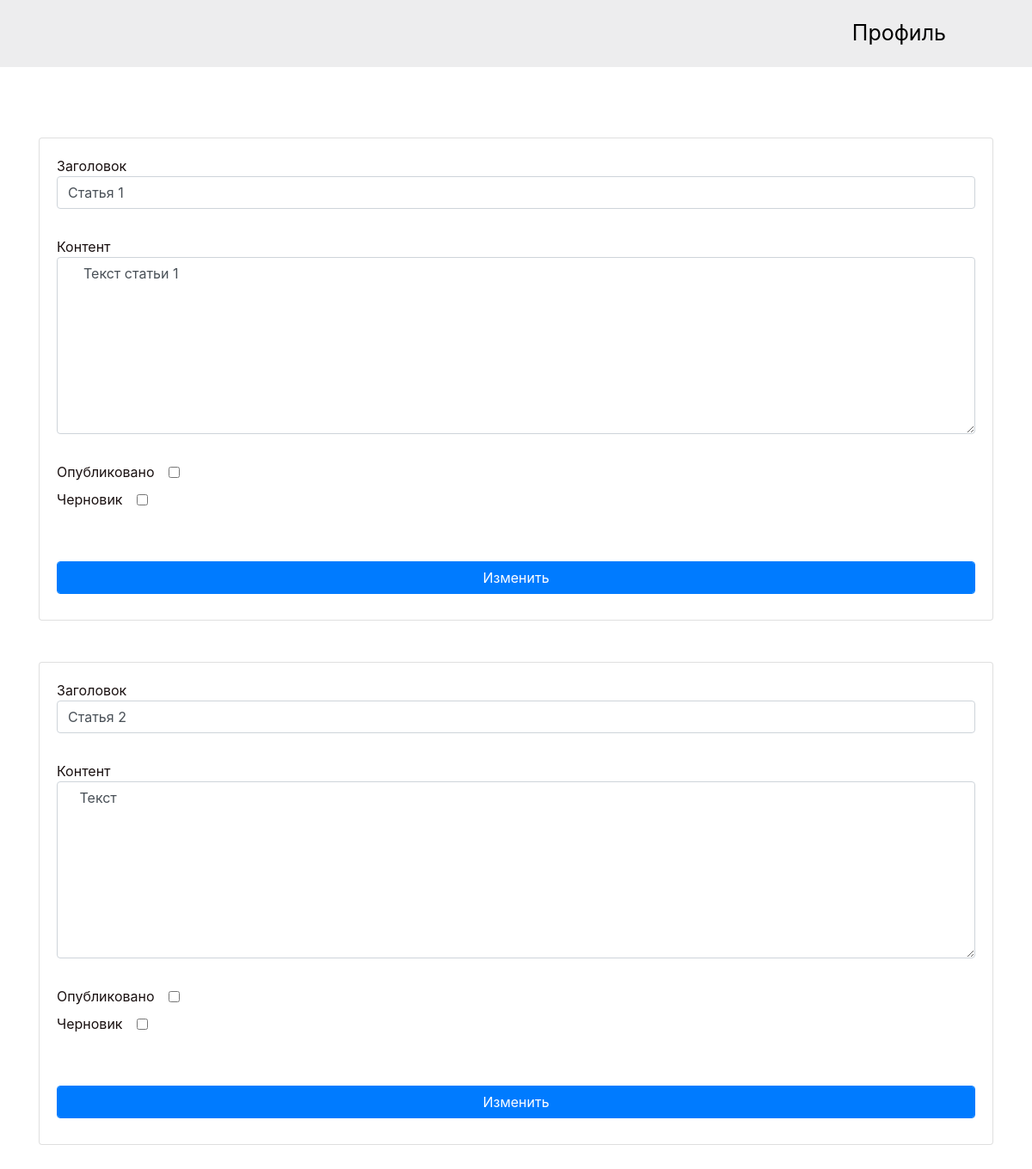
Screenshot of /update_status (signed in) with the database file from the repository.
### tables this page shows
CREATE TABLE posts (
    id INTEGER PRIMARY KEY AUTOINCREMENT,
    created TIMESTAMP NOT NULL DEFAULT CURRENT_TIMESTAMP,
    title TEXT NOT NULL,
    content TEXT NOT NULL,
    status TEXT DEFAULT draft,
    author TEXT NOT NULL
);

### app.py (the view, shortened to what this page needs)
@app.route("/update_status", methods=["POST", "GET"])
@login_required
def updateStatus():
    tmp = None
    menu = None
    if int(current_user.get_admin()) == 1:
        tmp = 'admin.html'
        menu = dbase.getJSON()
    else:
        tmp = 'error_admin.html'
    return render_template(tmp, menu=menu)

### DataBase.py (called while the page is built)
    def getJSON(self):
        sql = '''SELECT * FROM posts'''
        try:
            self.__cur.execute(sql)
            res = self.__cur.fetchall()
            if res:
                blocks_list = [dict(ix) for ix in res]
                return blocks_list
        except:
            return False
        return []

    def getUser(self, user_id):
        try:
            self.__cur.execute(
                f"SELECT * FROM users WHERE id = {user_id} LIMIT 1")
            res = self.__cur.fetchone()
            if not res:
                print("Пользователь не найден")
                return False
            return res
        except sqlite3.Error as e:
            print("Ошибка получения из БД "+str(e))
        return False

### UserLogin.py (called while the page is built)
    def fromDB(self, user_id, db):
        self.__user = db.getUser(user_id)
        return self

    def get_admin(self):
        return str(self.__user['is_admin'])

### app.py (called while the page is built)
@app.before_request
def before_request():
    global dbase
    db = get_db()
    dbase = DataBase(db)

@login_manager.user_loader  # Загрузка пользователя
def load_user(user_id):
    return UserLogin().fromDB(user_id, dbase)

def connect_db():
    conn = sqlite3.connect(app.config['DATABASE'], check_same_thread=False)
    conn.row_factory = sqlite3.Row
    return conn

def get_db():
    if not hasattr(g, 'link_db'):
        g.link_db = connect_db()
    return g.link_db

### templates/admin.html (shortened to what this page needs)
{% extends 'base.html' %}
{% block content %}
<div class="proj container">
    <div class="pram">
    {% for post in menu %}
        <form action="{{url_for('updateStatus')}}" method="post" class="form-contact">
            <div class="card mb-5">
                <div class="card-body">
                    <label class="d-flex flex-column">Заголовок<input class="form-control" type="text" value="{{ post['title'] }}" name="title"> <br></label>
                    <label class="d-flex flex-column">Контент<textarea class="form-control" value="{{ post['content'] }}" name="content" rows="8" cols="55"> {{ post['content'] }}</textarea> <br></label>
                    <label class="d-flex gap-3 align-items-center">Опубликовано<input class="ml-3 form-control w-auto h-auto" type="checkbox" value="public" name="status"></label>
                    <label class="d-flex gap-3 align-items-center">Черновик<input class="ml-3 form-control w-auto h-auto" type="checkbox" value="draft" name="status"></label>
                    <p><button class="form-control color-primary btn btn-primary" type="submit">Изменить</button>
                </div>
            </div>
        </form>
    {% endfor %}
    </div>
</div>
{% endblock %}

### static/css/style.css (style rules this page uses)
html, body { font-family: Arial, Helvetica, sans-serif; margin: 0; padding: 0; width: 100%; color: #000; min-height: 100vh; background: rgba(229, 229, 229, 1); }
.container { position: relative; text-align: left; color: rgb(26, 17, 17); margin-bottom: 105px; }
p { padding-top: 50px; font-size: 20px; }
.form-contact p { margin: 10px 0 10px 0; }
.form-contact input[type=submit], textarea { font-size: 16px; }
.proj { width: auto; }
.pram { width: auto; height: auto; overflow-y: scroll; white-space: nowrap; }

### rows the page displays
posts: title "Статья 1", content "Текст статьи 1"
posts: title "Статья 2", content "Текст"
